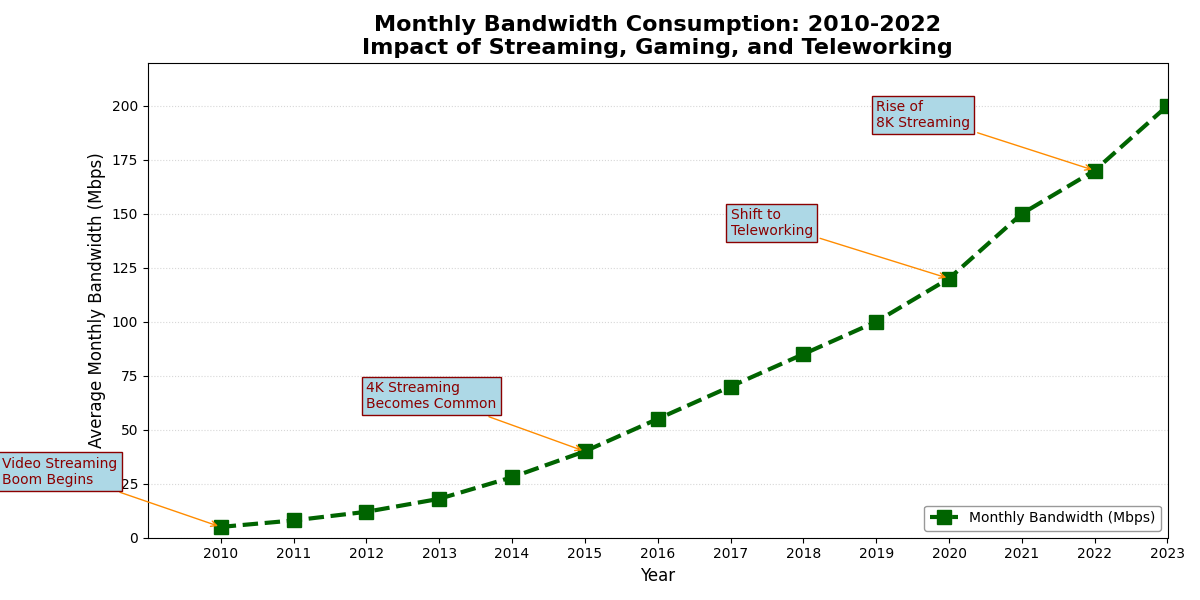

Recreate this plot in Python.
import matplotlib.pyplot as plt
import numpy as np

years = np.arange(2010, 2024)
bandwidth = [5, 8, 12, 18, 28, 40, 55, 70, 85, 100, 120, 150, 170, 200]

fig, ax = plt.subplots(figsize=(12, 6))

ax.plot(years, bandwidth, color='darkgreen', marker='s', linestyle='--', linewidth=3, markersize=10, label='Monthly Bandwidth (Mbps)')

milestones = {
    2010: "Video Streaming\nBoom Begins",
    2015: "4K Streaming\nBecomes Common",
    2020: "Shift to\nTeleworking",
    2022: "Rise of\n8K Streaming"
}

for year, event in milestones.items():
    annotation_x = year
    annotation_y = bandwidth[years.tolist().index(year)]
    ax.annotate(
        event,
        xy=(annotation_x, annotation_y), 
        xytext=(annotation_x - 3, annotation_y + 20), 
        textcoords='data',
        arrowprops=dict(arrowstyle="->", color='darkorange'),
        color='darkred', fontsize=10, ha='left', bbox=dict(boxstyle="square,pad=0.3", edgecolor='darkred', facecolor='lightblue')
    )

ax.set_title("Monthly Bandwidth Consumption: 2010-2022\nImpact of Streaming, Gaming, and Teleworking", fontsize=16, weight='bold')
ax.set_xlabel("Year", fontsize=12)
ax.set_ylabel("Average Monthly Bandwidth (Mbps)", fontsize=12)

ax.set_xticks(years)
ax.set_xlim(2009, 2023)
ax.set_ylim(0, 220)
ax.yaxis.grid(True, linestyle=':', alpha=0.5)

ax.legend(loc='lower right', frameon=True, edgecolor='gray')

plt.tight_layout()
plt.show()
